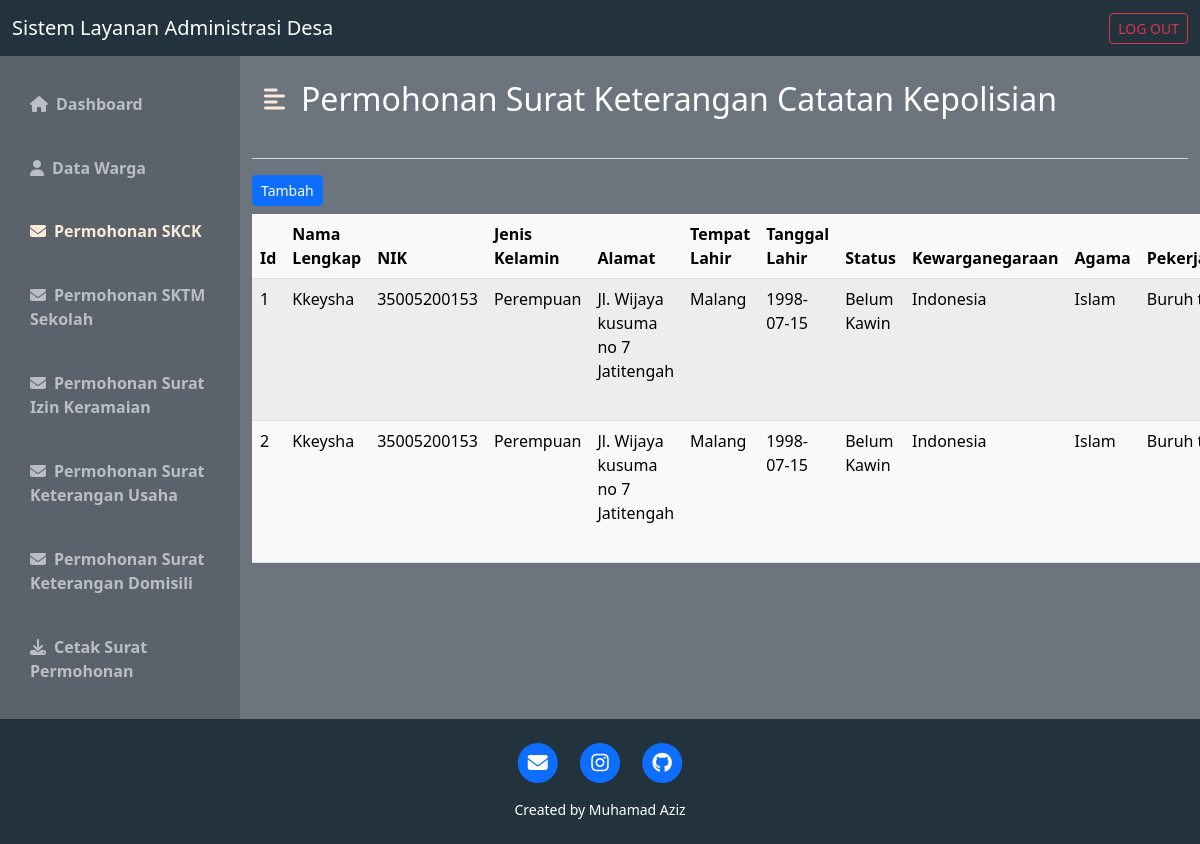
The page /wargaskck.php on the database its author committed.
### tables this page shows
CREATE TABLE IF NOT EXISTS `skck` (
  `id_skck` int(11) NOT NULL AUTO_INCREMENT,
  `id_data` int(11) DEFAULT '0',
  PRIMARY KEY (`id_skck`) USING BTREE,
  KEY `FK__data` (`id_data`),
  CONSTRAINT `FK__data` FOREIGN KEY (`id_data`) REFERENCES `data` (`id_data`)
);

CREATE TABLE IF NOT EXISTS `data` (
  `id_data` int(11) NOT NULL AUTO_INCREMENT,
  `nama` varchar(50) NOT NULL DEFAULT '0',
  `nik` varchar(50) DEFAULT NULL,
  `jenis` varchar(50) DEFAULT NULL,
  `temp` varchar(50) DEFAULT NULL,
  `tgl` varchar(50) DEFAULT NULL,
  `status` varchar(50) DEFAULT NULL,
  `kewarganegaraan` varchar(50) DEFAULT NULL,
  `agama` varchar(50) DEFAULT NULL,
  `pekerjaan` varchar(50) DEFAULT NULL,
  `alamat` varchar(50) DEFAULT NULL,
  PRIMARY KEY (`id_data`) USING BTREE
);

### wargaskck.php (the view, shortened to what this page needs)
<!DOCTYPE html>
<html lang="en">
<head>
    <link href="https://cdn.jsdelivr.net/npm/bootstrap@5.2.0-beta1/dist/css/bootstrap.min.css" rel="stylesheet">
    <link rel="stylesheet" href="https://cdnjs.cloudflare.com/ajax/libs/font-awesome/6.1.1/css/all.min.css" />
    <link rel="stylesheet" href="css/style_dashboard.css">
</head>
<body>
    <?php
    include "koneksi.php";
    ?>
    <nav class="navbar navbar-dark" style="background-color: #22333E;">
        <div class="container-fluid">
            <a class="navbar-brand">Sistem Layanan Administrasi Desa</a>
            <form class="d-flex" role="search">
                <a href="logout.php" class="btn btn-outline-danger btn-sm" role="button">LOG OUT</a>
            </form>
        </div>
    </nav>
    <div class="d-flex bg-secondary text-white" id="wrapper">
        <div class="" id="sidebar-wrapper" style="background-color: #5a636b;">
            <div class="list-group list-group-flush my-3">
                <a href="warga.php" class="list-group-item list-group-item-action bg-transparent second-text fw-bold "><i class="fas fa-home me-2"></i>Dashboard</a>
                <a href="wargadata.php" class="list-group-item list-group-item-action bg-transparent second-text fw-bold"><i class="fas fa-user me-2"></i>Data Warga</a>
                <a href="wargaskck.php" class="list-group-item list-group-item-action bg-transparent second-text fw-bold active"><i class="fas fa-envelope me-2"></i>Permohonan SKCK</a>
                <a href="wargasktm.php" class="list-group-item list-group-item-action bg-transparent second-text fw-bold"><i class="fas fa-envelope me-2"></i>Permohonan SKTM Sekolah</a>
                <a href="wargasik.php" class="list-group-item list-group-item-action bg-transparent second-text fw-bold"><i class="fas fa-envelope me-2"></i>Permohonan Surat Izin Keramaian</a>
                <a href="wargausaha.php" class="list-group-item list-group-item-action bg-transparent second-text fw-bold"><i class="fas fa-envelope me-2"></i>Permohonan Surat Keterangan Usaha</a>
                <a href="wargaskd.php" class="list-group-item list-group-item-action bg-transparent second-text fw-bold"><i class="fas fa-envelope me-2"></i>Permohonan Surat Keterangan Domisili</a>
                <a href="download.php" class="list-group-item list-group-item-action bg-transparent second-text fw-bold"><i class="fas fa-download me-2"></i>Cetak Surat Permohonan</a>
            </div>
        </div>
        <div id="page-content-wrapper">
            <nav class="navbar navbar-expand-lg navbar-light bg-transparent py-4 px-4">
                <div class="d-flex align-items-center">
                    <i class="fas fa-align-left primary-text fs-4 me-3" id="menu-toggle"></i>
                    <h2 class="fs-2 m-0">Permohonan Surat Keterangan Catatan Kepolisian</h2>
                </div>
            </nav>
            <div class="container-sm">
                <hr class="border-light border-2 opacity-75">
                <a class="btn btn-primary mb-2 btn-sm" href="wargaskcktambah.php" role="button">Tambah</a>
                <table class="table table-light table-striped rounded table-hover">
                    <thead>
                        <tr>
                            <th scope="col">Id </th>
                            <th scope="col">Nama Lengkap</th>
                            <th scope="col">NIK</th>
                            <th scope="col">Jenis Kelamin</th>
                            <th scope="col">Alamat</th>
                            <th scope="col">Tempat Lahir</th>
                            <th scope="col">Tanggal Lahir</th>
                            <th scope="col">Status</th>
                            <th scope="col">Kewarganegaraan</th>
                            <th scope="col">Agama</th>
                            <th scope="col">Pekerjaan</th>
                        </tr>
                    </thead>
                    <tbody>
                    <?php
                    $query = "SELECT * FROM skck INNER JOIN data ON skck.id_data=data.id_data";
                    $query_run = mysqli_query($conn, $query);
                    if(mysqli_num_rows($query_run) > 0)
                    {
                        foreach($query_run as $admin)
                        {?>
                            <tr>
                                <td><?php echo $admin['id_skck'] ?></td>
                                <td><?php echo $admin['nama'] ?></td>
                                <td><?php echo $admin['nik'] ?></td>
                                <td><?php echo $admin['jenis'] ?></td>
                                <td><?php echo $admin['alamat'] ?></td>
                                <td><?php echo $admin['temp'] ?></td>
                                <td><?php echo $admin['tgl'] ?></td>
                                <td><?php echo $admin['status'] ?></td>
                                <td><?php echo $admin['kewarganegaraan'] ?></td>
                                <td><?php echo $admin['agama'] ?></td>
                                <td><?php echo $admin['pekerjaan'] ?></td>
                            </tr>
                            <?php
                                        }
                                    }
                                    else
                                    {
                                        echo "<h5> No Record Found </h5>";
                                    }
                                ?>
                    </tbody>
                </table>
            </div>
        </div>
    </div>
    <footer class="text-center text-white p-4" style="background-color: #22333E;">
        <div class="row gx-4 gx-lg-5 justify-content-center">
            <div class="col-md-10 col-lg-8 col-xl-7">
            <ul class="list-inline text-center">
                    <li class="list-inline-item">
                        <a href="mailto:muhamadaziz564@gmail.com">
                            <span class="fa-stack fa-lg">
                                <i class="fas fa-circle fa-stack-2x"></i>
                                <i class="fas fa-envelope fa-stack-1x fa-inverse"></i>
                            </span>
                        </a>
                    </li>
                    <li class="list-inline-item">
                        <a href="https://www.instagram.com/az_muhamad07/">
                            <span class="fa-stack fa-lg">
                                <i class="fas fa-circle fa-stack-2x"></i>
                                <i class="fab fa-instagram fa-stack-1x fa-inverse"></i>
                            </span>
                        </a>
                    </li>
                    <li class="list-inline-item">
                        <a href="https://github.com/aziz4678">
                            <span class="fa-stack fa-lg">
                                <i class="fas fa-circle fa-stack-2x"></i>
                                <i class="fab fa-github fa-stack-1x fa-inverse"></i>
                            </span>
                        </a>
                    </li>
                </ul>
                <div class="small text-center">Created by Muhamad Aziz</div>
            </div>
        </div>
    </footer>
</body>
</html>

### css/style_dashboard.css (style rules this page uses)
:root { --main-text-color: antiquewhite; --second-text-color: #bbbec5; --second-bg-color: #c1efde; }
.primary-text { color: var(--main-text-color); }
.second-text { color: var(--second-text-color); }
#wrapper { overflow-x: hidden; }
#sidebar-wrapper { min-height: 78vh; margin-left: -15rem; -webkit-transition: margin 0.25s ease-out; -moz-transition: margin 0.25s ease-out; -o-transition: margin 0.25s ease-out; transition: margin 0.25s ease-out; }
#sidebar-wrapper .list-group { width: 15rem; }
#page-content-wrapper { min-width: 100vw; }
#menu-toggle { cursor: pointer; }
.list-group-item { border: none; padding: 20px 30px; }
.list-group-item.active { background-color: transparent; color: var(--main-text-color); font-weight: bold; border: none; }
@media (min-width: 768px) { #sidebar-wrapper { margin-left: 0; } }
@media (min-width: 768px) { #page-content-wrapper { min-width: 0; width: 100%; } }

### rows shown on the page
skck: id_skck "1", id_data.nama "Kkeysha", id_data.nik "35005200153", id_data.jenis "Perempuan", id_data.alamat "Jl. Wijaya kusuma no 7 Jatitengah", id_data.temp "Malang", id_data.tgl "1998-07-15", id_data.status "Belum Kawin", id_data.kewarganegaraan "Indonesia", id_data.agama "Islam", id_data.pekerjaan "Buruh…"
skck: id_skck "2", id_data.nama "Kkeysha", id_data.nik "35005200153", id_data.jenis "Perempuan", id_data.alamat "Jl. Wijaya kusuma no 7 Jatitengah", id_data.temp "Malang", id_data.tgl "1998-07-15", id_data.status "Belum Kawin", id_data.kewarganegaraan "Indonesia", id_data.agama "Islam", id_data.pekerjaan "Buruh…"
